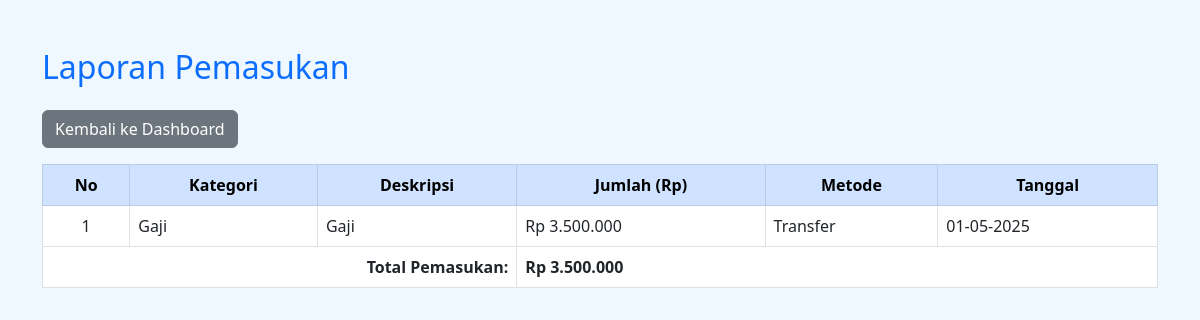
The page /laporan_pemasukan.php on the database its author committed.
### tables this page shows
CREATE TABLE `pemasukan` (
  `id` int(11) NOT NULL,
  `kategori` varchar(50) NOT NULL,
  `deskripsi` text DEFAULT NULL,
  `jumlah` decimal(12,2) NOT NULL,
  `metode_pembayaran` enum('Cash','QRIS','Transfer') NOT NULL,
  `tanggal` date NOT NULL,
  `created_at` timestamp NOT NULL DEFAULT current_timestamp(),
  `kategori_id` int(11) DEFAULT NULL
);

### laporan_pemasukan.php (the view, shortened to what this page needs)
<?php
$result = mysqli_query($conn, "SELECT * FROM pemasukan ORDER BY tanggal DESC");
?>
<!DOCTYPE html>
<html>
<head>
    <link rel="stylesheet" href="https://cdn.jsdelivr.net/npm/bootstrap@5.3.0/dist/css/bootstrap.min.css">
</head>
<body style="background-color: #f0f8ff;">
<div class="container mt-5">
    <h2 class="text-primary mb-4">Laporan Pemasukan</h2>
    <a href="dashboard.php" class="btn btn-secondary mb-3">Kembali ke Dashboard</a>
    <table class="table table-bordered table-hover bg-white">
        <thead class="table-primary text-center">
            <tr>
                <th>No</th>
                <th>Kategori</th>
                <th>Deskripsi</th>
                <th>Jumlah (Rp)</th>
                <th>Metode</th>
                <th>Tanggal</th>
            </tr>
        </thead>
        <tbody>
            <?php
            $no = 1;
            $total = 0;
            while ($row = mysqli_fetch_assoc($result)):
                $total += $row['jumlah'];
            ?>
            <tr>
                <td class="text-center"><?= $no++ ?></td>
                <td><?= htmlspecialchars($row['kategori']) ?></td>
                <td><?= htmlspecialchars($row['deskripsi']) ?></td>
                <td>Rp <?= number_format($row['jumlah'], 0, ',', '.') ?></td>
                <td><?= $row['metode_pembayaran'] ?></td>
                <td><?= date('d-m-Y', strtotime($row['tanggal'])) ?></td>
            </tr>
            <?php endwhile; ?>
        </tbody>
        <tfoot>
            <tr class="fw-bold bg-light">
                <td colspan="3" class="text-end">Total Pemasukan:</td>
                <td colspan="3">Rp <?= number_format($total, 0, ',', '.') ?></td>
            </tr>
        </tfoot>
    </table>
</div>
</body>
</html>

### rows shown on the page
pemasukan: kategori "Gaji", deskripsi "Gaji", jumlah "3.500.000", metode_pembayaran "Transfer", tanggal "01-05-2025"

### other values the page prints
$total "3.500.000"
